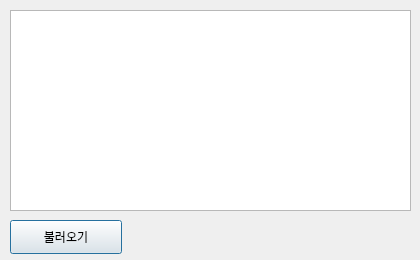
<?xml version="1.0" encoding="UTF-8"?>
<ui version="4.0">
 <class>LoadSetting</class>
 <widget class="QDialog" name="LoadSetting">
  <property name="geometry">
   <rect>
    <x>0</x>
    <y>0</y>
    <width>420</width>
    <height>260</height>
   </rect>
  </property>
  <property name="windowTitle">
   <string>Dialog</string>
  </property>
  <widget class="QTableView" name="displaySubject">
   <property name="geometry">
    <rect>
     <x>10</x>
     <y>10</y>
     <width>401</width>
     <height>201</height>
    </rect>
   </property>
  </widget>
  <widget class="QPushButton" name="load">
   <property name="geometry">
    <rect>
     <x>10</x>
     <y>220</y>
     <width>112</width>
     <height>34</height>
    </rect>
   </property>
   <property name="font">
    <font>
     <family>210 Appgulim</family>
    </font>
   </property>
   <property name="text">
    <string>불러오기</string>
   </property>
  </widget>
 </widget>
 <resources/>
 <connections/>
</ui>
